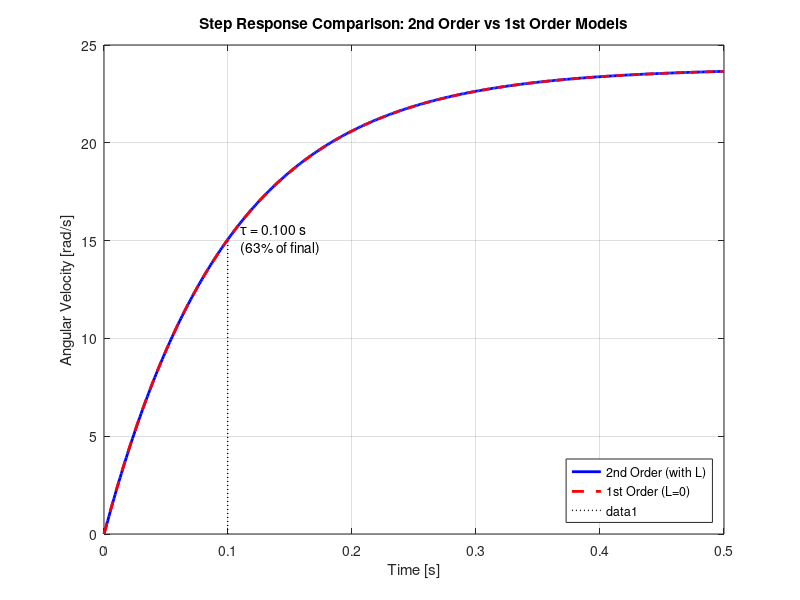

Write MATLAB code to recreate this figure.
%% ME352 Pre-Lab Assignment Parts 5 & 6 - MATLAB Calculations
% DC Motor Parameter Analysis
% Authors: [Your Names]
% Date: [Current Date]

clear all; clc; close all;

%% Given Parameters from Quanser Manual
fprintf('=== DC Motor Parameters ===\n');
R = 8.4;                    % Resistance [Ohm]
L = 0.00116;               % Inductance [H]
J_m = 4.65e-6;             % Motor inertia [kg-m^2]
K_m = 0.042;               % Motor torque constant [N-m/A]
K_b = 0.042;               % Back EMF constant [V/(rad/s)]
B = 0;                     % Viscous damping (negligible)

% Disc parameters
disc_mass = 0.053;         % Disc mass [kg]
disc_radius = 0.0248;      % Disc radius [m]

fprintf('R = %.1f Ohm\n', R);
fprintf('L = %.5f H\n', L);
fprintf('J_m = %.2e kg-m^2\n', J_m);
fprintf('K_m = %.3f N-m/A\n', K_m);
fprintf('K_b = %.3f V/(rad/s)\n', K_b);
fprintf('Disc mass = %.3f kg\n', disc_mass);
fprintf('Disc radius = %.4f m\n', disc_radius);

%% Part 5: Calculate disc inertia and total inertia
fprintf('\n=== PART 5: Inertia and Pole Calculations ===\n');

% Calculate disc inertia (solid disc: J = 1/2 * m * r^2)
J_d = 0.5 * disc_mass * disc_radius^2;
fprintf('Disc inertia J_d = %.2e kg-m^2\n', J_d);

% Calculate total inertia
J = J_m + J_d;
fprintf('Total inertia J = J_m + J_d = %.2e kg-m^2\n', J);

% Second-order characteristic equation: JL*s^2 + JR*s + K_m*K_b = 0
% Coefficients of the characteristic polynomial
a2 = J * L;                % s^2 coefficient
a1 = J * R;                % s^1 coefficient  
a0 = K_m * K_b;            % s^0 coefficient

fprintf('\nCharacteristic equation: %.2es^2 + %.2es + %.2e = 0\n', a2, a1, a0);

% Calculate poles using quadratic formula
discriminant = a1^2 - 4*a2*a0;
if discriminant >= 0
    pole1 = (-a1 + sqrt(discriminant)) / (2*a2);
    pole2 = (-a1 - sqrt(discriminant)) / (2*a2);
    fprintf('Poles are real:\n');
    fprintf('  pole1 = %.1f rad/s\n', pole1);
    fprintf('  pole2 = %.1f rad/s\n', pole2);
else
    real_part = -a1 / (2*a2);
    imag_part = sqrt(-discriminant) / (2*a2);
    fprintf('Poles are complex:\n');
    fprintf('  pole1 = %.1f + j%.1f rad/s\n', real_part, imag_part);
    fprintf('  pole2 = %.1f - j%.1f rad/s\n', real_part, imag_part);
end

% Alternative calculation using MATLAB roots function
coeffs = [a2, a1, a0];
poles_matlab = roots(coeffs);
fprintf('\nVerification using MATLAB roots():\n');
for i = 1:length(poles_matlab)
    if imag(poles_matlab(i)) == 0
        fprintf('  pole%d = %.1f rad/s\n', i, real(poles_matlab(i)));
    else
        fprintf('  pole%d = %.1f %+.1fj rad/s\n', i, real(poles_matlab(i)), imag(poles_matlab(i)));
    end
end

% Analyze pole dominance
fprintf('\nPole Analysis:\n');
if discriminant < 0
    fprintf('System is underdamped (complex poles)\n');
    fprintf('Natural frequency ωn = %.1f rad/s\n', sqrt(a0/a2));
    fprintf('Damping ratio ζ = %.3f\n', a1/(2*sqrt(a2*a0)));
    
    % Compare electrical vs mechanical time constants
    tau_electrical = L/R;
    tau_mechanical = J*R/(K_m*K_b);
    fprintf('Electrical time constant τ_e = L/R = %.2e s\n', tau_electrical);
    fprintf('Mechanical time constant τ_m = JR/(KmKb) = %.2e s\n', tau_mechanical);
    
    if tau_electrical < tau_mechanical
        fprintf('Electrical dynamics are faster → electrical pole dominates\n');
    else
        fprintf('Mechanical dynamics are faster → mechanical pole dominates\n');
    end
end

%% Part 6: First-order analysis (L = 0)
fprintf('\n=== PART 6: First-Order Analysis (L = 0) ===\n');

% Time constant and DC gain for first-order system
tau = (J * R) / (K_m * K_b);
K_dc = 1 / K_b;

fprintf('Time constant τ = JR/(K_m*K_b) = %.4f s\n', tau);
fprintf('DC gain K = 1/K_b = %.2f (rad/s)/V\n', K_dc);

% First-order pole location
pole_first_order = -1/tau;
fprintf('First-order pole = %.1f rad/s\n', pole_first_order);

% Physical interpretation
fprintf('\nPhysical Interpretation:\n');
fprintf('• Time to reach 63%% of final value: τ = %.3f s\n', tau);
fprintf('• Time to reach 95%% of final value: 3τ = %.3f s\n', 3*tau);
fprintf('• Steady-state speed per volt: %.1f rad/s/V\n', K_dc);
fprintf('• System bandwidth (approx): 1/τ = %.1f rad/s\n', 1/tau);

%% Create transfer functions and compare responses
fprintf('\n=== Transfer Function Comparison ===\n');

% Second-order transfer function
num_2nd = K_m;
den_2nd = [a2, a1, a0];
G_2nd = tf(num_2nd, den_2nd);

% First-order transfer function  
num_1st = K_dc;
den_1st = [tau, 1];
G_1st = tf(num_1st, den_1st);

fprintf('Second-order TF:\n');
G_2nd

fprintf('First-order TF:\n');
G_1st

%% Plot step responses for comparison
figure(1);
t = 0:0.001:0.5;  % Time vector for 0.5 seconds

% Step responses
[y_2nd, t_2nd] = step(G_2nd, t);
[y_1st, t_1st] = step(G_1st, t);

plot(t_2nd, y_2nd, 'b-', 'LineWidth', 2, 'DisplayName', '2nd Order (with L)');
hold on;
plot(t_1st, y_1st, 'r--', 'LineWidth', 2, 'DisplayName', '1st Order (L=0)');
grid on;
xlabel('Time [s]');
ylabel('Angular Velocity [rad/s]');
title('Step Response Comparison: 2nd Order vs 1st Order Models');
legend('Location', 'southeast');

% Add time constant markers
line([tau tau], [0 K_dc*0.632], 'Color', 'k', 'LineStyle', ':', 'LineWidth', 1);
text(tau+0.01, K_dc*0.632, sprintf('τ = %.3f s\n(63%% of final)', tau), 'FontSize', 10);

%% Summary table
fprintf('\n=== SUMMARY TABLE ===\n');
fprintf('Parameter                    | Value              | Units\n');
fprintf('-----------------------------|--------------------|-----------\n');
fprintf('Total inertia J              | %.2e        | kg-m^2\n', J);
fprintf('Time constant τ              | %.4f           | s\n', tau);
fprintf('DC gain K                    | %.2f            | (rad/s)/V\n', K_dc);
fprintf('First-order pole             | %.1f            | rad/s\n', pole_first_order);
if discriminant < 0
    fprintf('Second-order poles (complex) | %.1f±j%.1f      | rad/s\n', real(poles_matlab(1)), abs(imag(poles_matlab(1))));
end

fprintf('\nConclusion: The first-order approximation (L=0) provides a simpler\n');
fprintf('model that captures the essential motor dynamics for control purposes.\n');